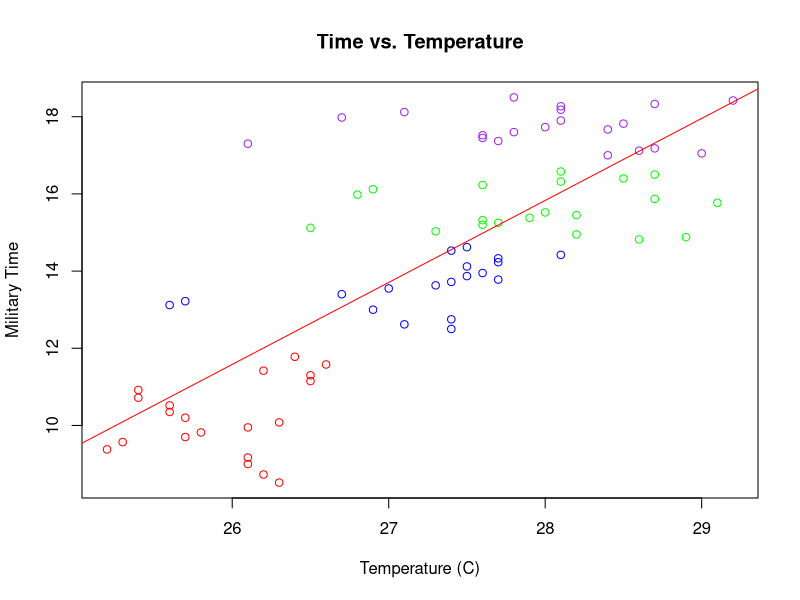
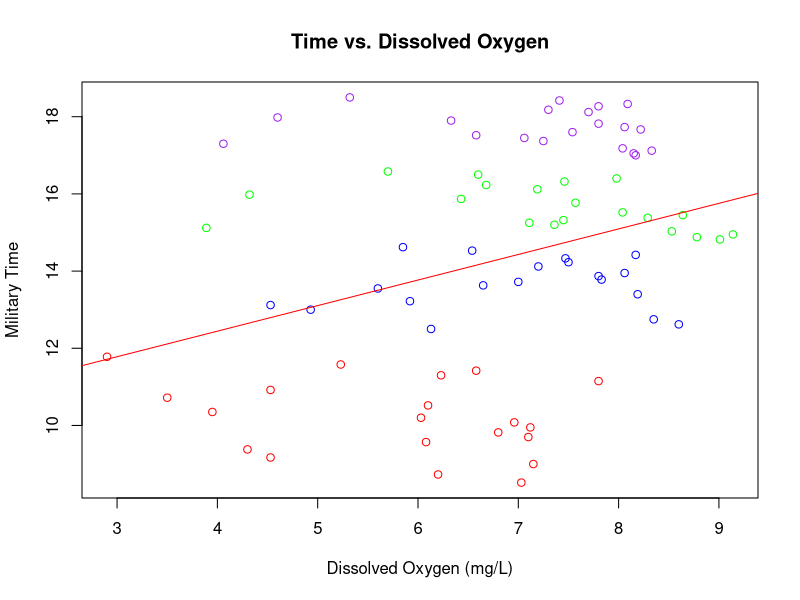
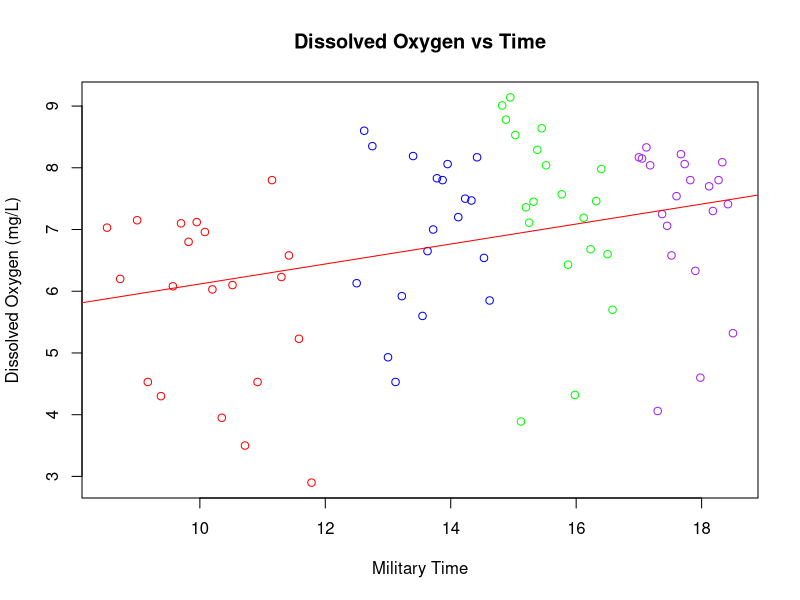
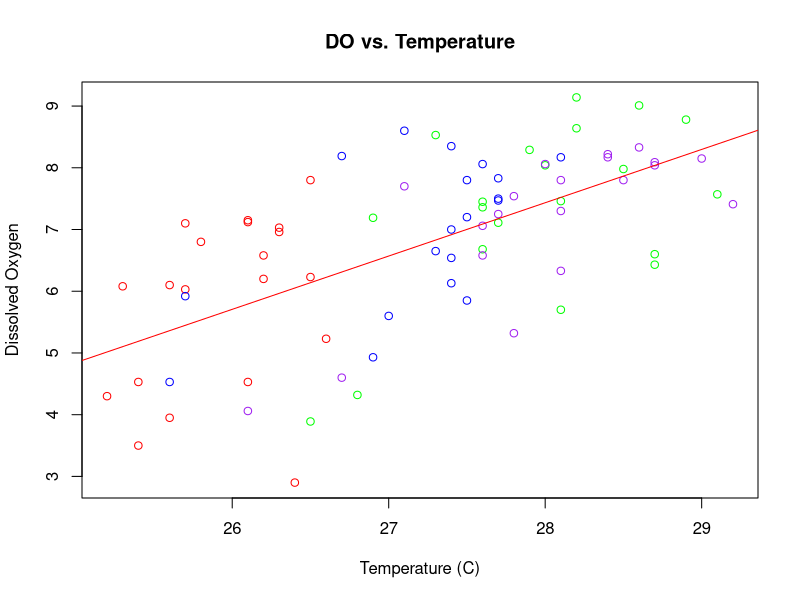
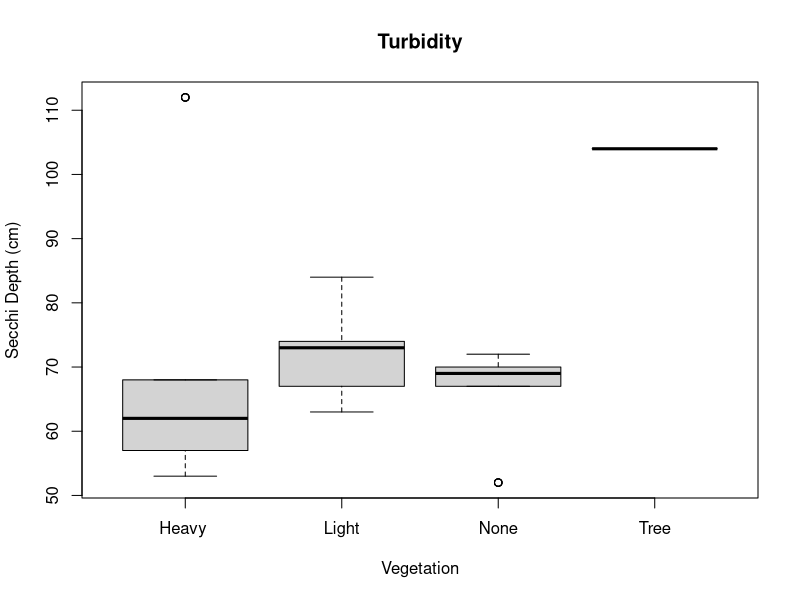
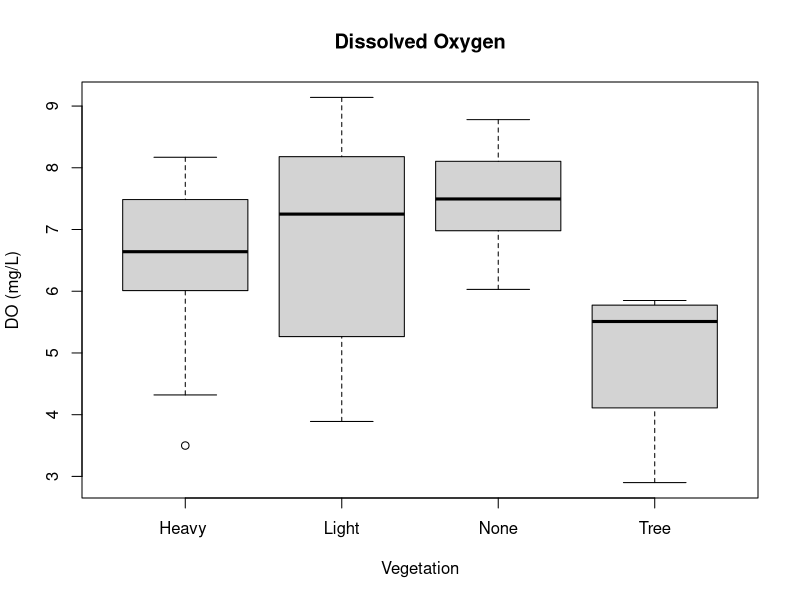
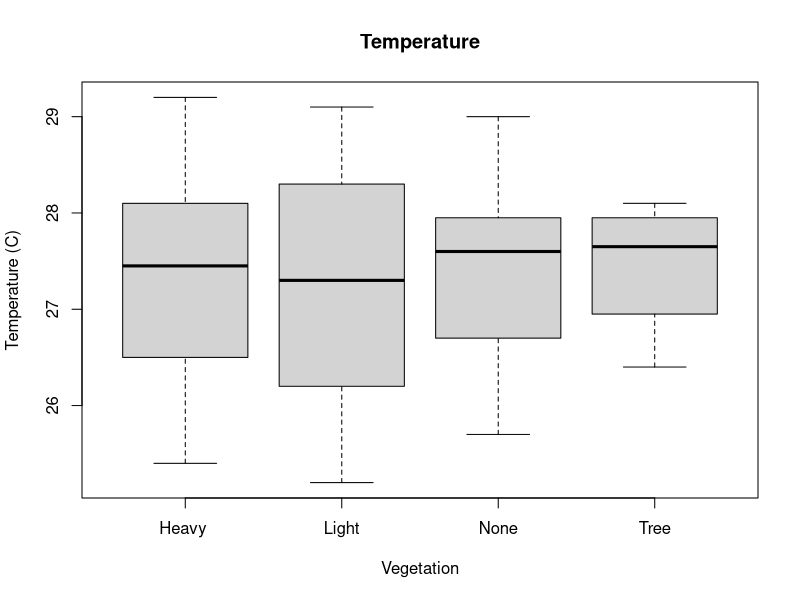

These figures' R source, in order:
##plot measurements of DO and temp vs time
#Temp
dat<-read.csv("2019_6_13edt.csv")
plot(Decimal.Time~Temp,data=dat, main="Time vs. Temperature",
     xlab="Temperature (C)",
     ylab="Military Time",
     type="n")
points(Decimal.Time~Temp,data=dat,
       subset=Measurement.Number=="1",
       col="red")
points(Decimal.Time~Temp,data=dat,
       subset=Measurement.Number=="2",
       col="blue")
points(Decimal.Time~Temp,data=dat,
       subset=Measurement.Number=="3",
       col="green")
points(Decimal.Time~Temp,data=dat,
       subset=Measurement.Number=="4",
       col="purple")
abline(lm(Decimal.Time~Temp, data=dat), col="red")

##Temperature is obviously increasing with time.
lm(Decimal.Time~Temp, data=dat)

#DO
plot(Decimal.Time~DO,data=dat,  main="Time vs. Dissolved Oxygen",
     xlab="Dissolved Oxygen (mg/L)",
     ylab="Military Time",
     type="n")
points(Decimal.Time~DO,data=dat,
       subset=Measurement.Number=="1",
       col="red")
points(Decimal.Time~DO,data=dat,
       subset=Measurement.Number=="2",
       col="blue")
points(Decimal.Time~DO,data=dat,
       subset=Measurement.Number=="3",
       col="green")
points(Decimal.Time~DO,data=dat,
       subset=Measurement.Number=="4",
       col="purple")
abline(lm(Decimal.Time~DO, data=dat), col="red")

##The pattern of increasing DO is less obvious than temperature. Let's flip the axis.

plot(DO~Decimal.Time,data=dat,  main="Dissolved Oxygen vs Time",
     xlab="Military Time",
     ylab="Dissolved Oxygen (mg/L)",
     type="n")
points(DO~Decimal.Time,data=dat,
       subset=Measurement.Number=="1",
       col="red")
points(DO~Decimal.Time,data=dat,
       subset=Measurement.Number=="2",
       col="blue")
points(DO~Decimal.Time,data=dat,
       subset=Measurement.Number=="3",
       col="green")
points(DO~Decimal.Time,data=dat,
       subset=Measurement.Number=="4",
       col="purple")
abline(lm(DO~Decimal.Time, data=dat), col="red")

##I like that alot better. I feel like a nlm would fit this better. There is a more obvious shift between measurement times 1 and 2. Which is how you would expect DO to behave.

plot(DO~Temp,data=dat, main="DO vs. Temperature",
     xlab="Temperature (C)",
     ylab="Dissolved Oxygen",
     type="n")
points(DO~Temp,data=dat,
       subset=Measurement.Number=="1",
       col="red")
points(DO~Temp,data=dat,
       subset=Measurement.Number=="2",
       col="blue")
points(DO~Temp,data=dat,
       subset=Measurement.Number=="3",
       col="green")
points(DO~Temp,data=dat,
       subset=Measurement.Number=="4",
       col="purple")
abline(lm(DO~Temp, data=dat), col="red")

##I liiiiike this graph. 
lm(DO~Temp, data=dat)

##Make boxplots separating data by vegetation type
boxplot(Turbidity~Veg, data=dat, main="Turbidity", xlab="Vegetation", ylab="Secchi Depth (cm)")
boxplot(DO~Veg, data=dat, main="Dissolved Oxygen",xlab="Vegetation", ylab="DO (mg/L)")
boxplot(Temp~Veg, data=dat, main="Temperature", xlab="Vegetation", ylab="Temperature (C)")

##I feel okay about not allocating sampling based on vegetation type. Vegetation clearly affects DO and turbidity, but at this point I'm not sure how much veg will be left or where it would even be. 

##I think we would be alright to make a single morning pass over all 20 points. This smpling occasion shows relationships between time, DO, and temperature that we can use later if we really want to look a changes within the day.


#I still need to look at DO profile data.
